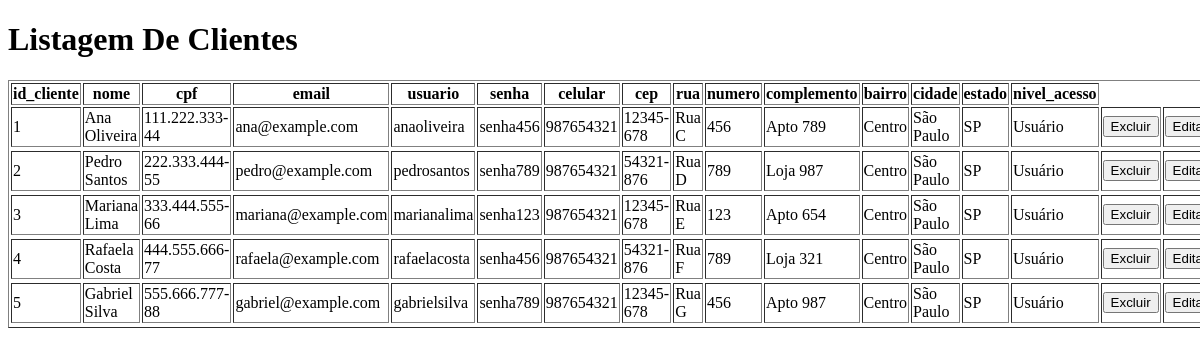
The app's page /View/Cliente/Lista.php, older data.
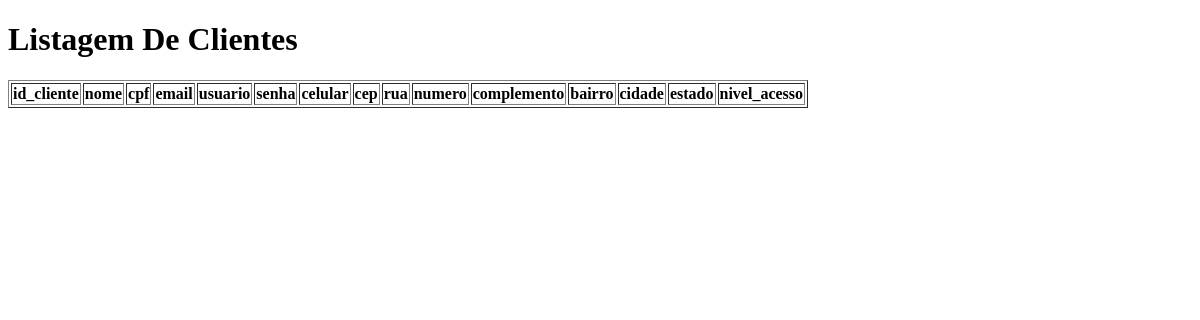
The same page, newer data.
### tables this page shows
CREATE TABLE cliente (
  id_cliente integer auto_increment primary key,
  nome varchar(400),
  cpf varchar (20),
  email varchar(400),
  usuario varchar(400),
  senha varchar (500),
  celular varchar(400),
  cep varchar(400),
  rua varchar (255),
  numero integer,
  complemento varchar (200),		
  bairro varchar (100),
  cidade varchar (100),
  estado varchar (2), 
  nivel_acesso varchar(50)
);

### DataBase/Conexao.php (called while the page is built)
<?php
class conexao
{
    private static $dsn = 'mysql:host=localhost;dbname=gico';
    private static $usuario = 'root';
    private static $senha = 'root';
    private static $conexao = null;
    public static function getConexao(): PDO
    {
        if (Conexao::$conexao == null) {
            try {
                conexao::$conexao = new PDO(conexao::$dsn, conexao::$usuario, conexao::$senha);
            } catch (PDOException $e) {
                echo $e->getMessage();
            }
        }
        return conexao::$conexao;
    }
    public static function getPreparedStatement($sql): PDOStatement
    {
        $pst = null;
        if (conexao::getConexao() != null) {
            try {
                $pst = conexao::$conexao->prepare($sql);
            } catch (PDOException $e) {
                echo $e->getMessage();
            }
        }
        return $pst;
    }
}
?>

### DataBase/DAOCliente.php (called while the page is built, shortened)
<?php
class DAOCliente
{
    public function listaTodos()
    {
        $pst = conexao::getPreparedStatement('select * from cliente;');
        $pst->execute();
        $lista = $pst->fetchAll(PDO::FETCH_ASSOC);
        return $lista;
    }
}
?>

### View/Cliente/Lista.php (the view, shortened to what this page needs)
<!DOCTYPE html>
<html lang="en">
<head>
</head>
<body>
    <h1>Listagem De Clientes</h1>
    <table border="1">
        <tr>
            <th>id_cliente</th>
            <th>nome</th>
            <th>cpf</th>
            <th>email</th>
            <th>usuario</th>
            <th>senha</th>
            <th>celular</th>
            <th>cep</th>
            <th>rua</th>
            <th>numero</th>
            <th>complemento</th>
            <th>bairro</th>
            <th>cidade</th>
            <th>estado</th>
            <th>nivel_acesso</th>
        </tr>
        <?php
        require_once BASE . '/Database/DAOCliente.php';
        require_once BASE . '/Database/Conexao.php';
        $daoConexao = new DAOCliente();
        $lista = $daoConexao->listaTodos();
        foreach ($lista as $registro) {
            echo '<tr>';
            echo '<td>' . $registro['id_cliente'] . '</td>';
            echo '<td>' . $registro['nome'] . '</td>';
            echo '<td>' . $registro['cpf'] . '</td>';
            echo '<td>' . $registro['email'] . '</td>';
            echo '<td>' . $registro['usuario'] . '</td>';
            echo '<td>' . $registro['senha'] . '</td>';
            echo '<td>' . $registro['celular'] . '</td>';
            echo '<td>' . $registro['cep'] . '</td>';
            echo '<td>' . $registro['rua'] . '</td>';
            echo '<td>' . $registro['numero'] . '</td>';
            echo '<td>' . $registro['complemento'] . '</td>';
            echo '<td>' . $registro['bairro'] . '</td>';
            echo '<td>' . $registro['cidade'] . '</td>';
            echo '<td>' . $registro['estado'] . '</td>';
            echo '<td>' . $registro['nivel_acesso'] . '</td>';
            ?>
            <td>
                <form action="delete.php" method="post">
                    <button>Excluir</button>
                </form>
            </td>
            <td>
                <form action="FormAltera.php" method="post">
                    <button>Editar</button>
                </form>
            </td>
            <?php
            echo '<tr>';
        }
        ?>
    </table>
</body>
</html>

Row changes from the older to the newer data that the page shows:
removed cliente: id_cliente "1", nome "Ana Oliveira", cpf "111.222.333-44", email "ana@example.com", usuario "anaoliveira", senha "senha456", celular "987654321", cep "12345-678", rua "Rua C", numero "456", complemento "Apto 789", bairro "Centro", cidade "São Paulo", estado "SP", nivel_acesso "Usuário"
removed cliente: id_cliente "2", nome "Pedro Santos", cpf "222.333.444-55", email "pedro@example.com", usuario "pedrosantos", senha "senha789", celular "987654321", cep "54321-876", rua "Rua D", numero "789", complemento "Loja 987", bairro "Centro", cidade "São Paulo", estado "SP", nivel_acesso "Usuário"
removed cliente: id_cliente "3", nome "Mariana Lima", cpf "333.444.555-66", email "mariana@example.com", usuario "marianalima", senha "senha123", celular "987654321", cep "12345-678", rua "Rua E", numero "123", complemento "Apto 654", bairro "Centro", cidade "São Paulo", estado "SP", nivel_acesso "Usuário"
removed cliente: id_cliente "4", nome "Rafaela Costa", cpf "444.555.666-77", email "rafaela@example.com", usuario "rafaelacosta", senha "senha456", celular "987654321", cep "54321-876", rua "Rua F", numero "789", complemento "Loja 321", bairro "Centro", cidade "São Paulo", estado "SP", nivel_acesso "Usuário"
removed cliente: id_cliente "5", nome "Gabriel Silva", cpf "555.666.777-88", email "gabriel@example.com", usuario "gabrielsilva", senha "senha789", celular "987654321", cep "12345-678", rua "Rua G", numero "456", complemento "Apto 987", bairro "Centro", cidade "São Paulo", estado "SP", nivel_acesso "Usuário"
